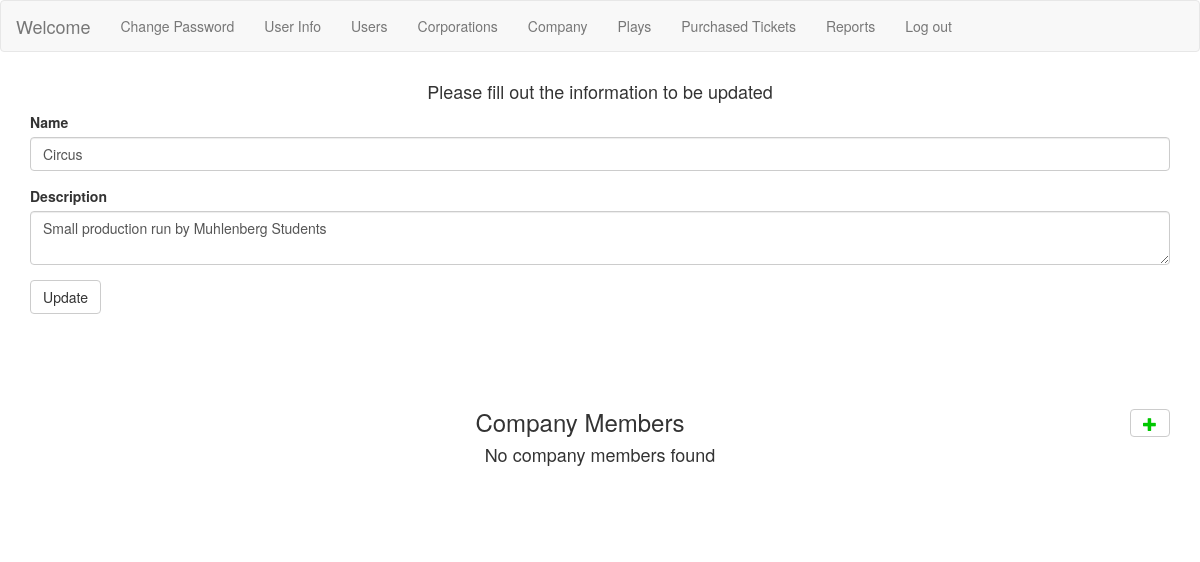
The app's page /project/www/html/companyInfo.php?companyId=1 (signed in) with its own data.
### tables this page shows
CREATE TABLE `Company` (
  `objectid` bigint(20) unsigned NOT NULL AUTO_INCREMENT,
  `company_name` varchar(64) NOT NULL,
  `description` varchar(120) DEFAULT NULL,
  `created_date` datetime DEFAULT NULL,
  `modified_date` datetime DEFAULT NULL,
  PRIMARY KEY (`objectid`),
  UNIQUE KEY `objectid` (`objectid`)
);

### project/www/html/companyInfo.php (the view, shortened to what this page needs)
<?php
	$accountType = $_SESSION['accountType'];
	$companyId = $_GET['companyId'];
?>
<html>
<head>
	<link href="../css/bootstrap.min.css" type="text/css" rel="stylesheet">
</head>
<body>
<nav class="navbar navbar-default navbar-fixed">
	<section class="container-fluid">
		<section class="navbar-header">
			<a class="navbar-brand" href="main.php">Welcome</a>
		</section>
		<section class="collapse navbar-collapse" id="nav">
		<ul class="nav navbar-nav">
			<?php
				if ($accountType == "Administrator")
				{
					print("
						<li><a href=\"updatePassword.php\">Change Password</a></li>
						<li><a href=\"contactInfo.php\">User Info</a></li>
						<li><a href=\"contacts.php\">Users</a></li>
						<li><a href=\"corporation.php\">Corporations</a></li>
						<li><a href=\"company.php\">Company</a></li>
						<li><a href=\"playListings.php\">Plays</a></li>
						<li><a href=\"purchasedTickets.php\">Purchased Tickets</a></li>
						<li><a href=\"reports.php\">Reports</a></li>
						<li><a href=\"logout.php\">Log out</a></li>
					");
				}
			?>
		</ul>
		</section>
	</section>
</nav>
<?php
	$mysqli = new mysqli("localhost", "project3", "teamrow2", "pj03");
	$query = " SELECT c.objectid, company_name, description "
			." FROM Company c"
			." WHERE c.objectid = \"".$companyId."\"";
	$result = $mysqli -> query($query);
	if($result) {
		$row = mysqli_fetch_row($result);
	}
	$companyId   = $row[0];
	$name        = $row[1];
	$description = $row[2];
?>
<section class="container">
	<h4 >Please fill out the information to be updated</h4>
	<form id="form" name="form" method="post" action="updateCompanyInfo.php">
		<section class="form-group">
			<label for="name">Name</label>
			<input type="text" name="name" id="name" class="form-control" value="<?php echo $name ?>">
		</section>
		<section class="form-group">
			<label for="description">Description</label>
			<textarea type="text" name="description" id="description" class="form-control" value="<?php echo $description ?>"><?php echo $description ?></textarea>
		</section>
		<section class="form-group">
			<button type="submit" class="btn btn-default" id="button" name="button">Update</button>
		</section>
		<br>
		<br>
		<br>
		<?php
			$query = "SELECT c.objectid 'Contact ID', comp.objectid 'Company ID', c.fname 'First Name', c.lname 'Last Name', cm.bio 'Bio'"
				."FROM Company_Members cm "
				."INNER JOIN Company comp "
				."ON comp.objectid = cm.company_id "
				."INNER JOIN Contact c "
				."ON c.objectid = cm.contact_id "
				."WHERE comp.objectid = $companyId";
			$result = $mysqli -> query($query);
			print "<table class='table'><h3>Company Members<button type=\"button\" class=\"btn btn-default pull-right\" aria-label=\"Right Align\" onclick=\"window.location.href='addCompanyMember.php?companyId=".$companyId."'\">
  				<span class=\"glyphicon glyphicon-plus\" style=\"color:#00C800;\" aria-hidden=\"true\"></span>
			</button></h3>";
			print "<tr>";
			$num_rows = mysqli_num_rows($result);
			if($num_rows == 0) {
				print("<h4 style=\"text-align:center\">No company members found</h4><br><br>");
				exit;
			}
		?>

### project/www/html/companyInfo.php (style rules this page uses)
h4, h3 { text-align: center; }

### records on screen
company: name "Circus", description "Small production run by Muhlenberg Students"
